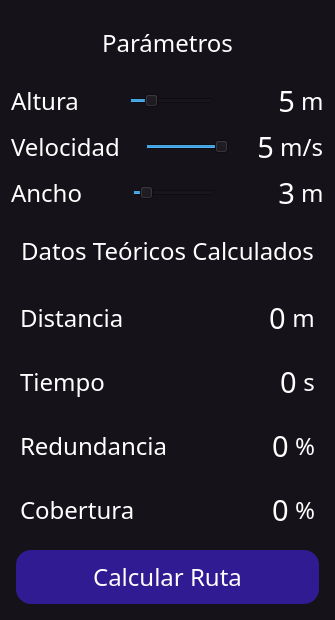
     <widget class="QFrame" name="frame_2">
      <property name="styleSheet">
       <string notr="true">background-color: #161219;
color: rgb(255, 255, 255);</string>
      </property>
      <property name="frameShape">
       <enum>QFrame::NoFrame</enum>
      </property>
      <property name="frameShadow">
       <enum>QFrame::Raised</enum>
      </property>
      <layout class="QVBoxLayout" name="verticalLayout">
       <item>
        <widget class="QLabel" name="labelParametros">
         <property name="sizePolicy">
          <sizepolicy hsizetype="Expanding" vsizetype="Expanding">
           <horstretch>0</horstretch>
           <verstretch>0</verstretch>
          </sizepolicy>
         </property>
         <property name="font">
          <font>
           <family>Uroob</family>
           <pointsize>18</pointsize>
           <weight>50</weight>
           <bold>false</bold>
          </font>
         </property>
         <property name="styleSheet">
          <string notr="true">color: white;
padding: 10px 5px;
margin: 5px 5px;
background: '#1a237e';
border: 1px solid '#c51162';
border-radius: 10px;</string>
         </property>
         <property name="frameShape">
          <enum>QFrame::NoFrame</enum>
         </property>
         <property name="text">
          <string>Parámetros</string>
         </property>
         <property name="alignment">
          <set>Qt::AlignCenter</set>
         </property>
         <property name="wordWrap">
          <bool>true</bool>
         </property>
        </widget>
       </item>
       <item>
        <widget class="QFrame" name="frame_19">
         <property name="layoutDirection">
          <enum>Qt::LeftToRight</enum>
         </property>
         <property name="styleSheet">
          <string notr="true"/>
         </property>
         <property name="frameShape">
          <enum>QFrame::NoFrame</enum>
         </property>
         <property name="frameShadow">
          <enum>QFrame::Raised</enum>
         </property>
         <layout class="QHBoxLayout" name="horizontalLayout_7">
          <property name="spacing">
           <number>0</number>
          </property>
          <property name="leftMargin">
           <number>0</number>
          </property>
          <property name="topMargin">
           <number>0</number>
          </property>
          <property name="rightMargin">
           <number>0</number>
          </property>
          <property name="bottomMargin">
           <number>0</number>
          </property>
          <item>
           <widget class="QLabel" name="labelAltura">
            <property name="sizePolicy">
             <sizepolicy hsizetype="Expanding" vsizetype="Expanding">
              <horstretch>0</horstretch>
              <verstretch>0</verstretch>
             </sizepolicy>
            </property>
            <property name="font">
             <font>
              <family>Uroob</family>
              <pointsize>18</pointsize>
              <weight>50</weight>
              <bold>false</bold>
              <kerning>true</kerning>
             </font>
            </property>
            <property name="text">
             <string>Altura        </string>
            </property>
            <property name="alignment">
             <set>Qt::AlignLeading|Qt::AlignLeft|Qt::AlignVCenter</set>
            </property>
           </widget>
          </item>
          <item>
           <widget class="QSlider" name="sliderAltura">
            <property name="sizePolicy">
             <sizepolicy hsizetype="Expanding" vsizetype="Expanding">
              <horstretch>0</horstretch>
              <verstretch>0</verstretch>
             </sizepolicy>
            </property>
            <property name="styleSheet">
             <string notr="true">color: rgb(252, 175, 62);</string>
            </property>
            <property name="minimum">
             <number>1</number>
            </property>
            <property name="maximum">
             <number>20</number>
            </property>
            <property name="value">
             <number>5</number>
            </property>
            <property name="orientation">
             <enum>Qt::Horizontal</enum>
            </property>
           </widget>
          </item>
          <item>
           <widget class="QLabel" name="AlturaParametro">
            <property name="sizePolicy">
             <sizepolicy hsizetype="Expanding" vsizetype="Expanding">
              <horstretch>0</horstretch>
              <verstretch>0</verstretch>
             </sizepolicy>
            </property>
            <property name="font">
             <font>
              <family>Uroob</family>
              <pointsize>22</pointsize>
             </font>
            </property>
            <property name="text">
             <string>5</string>
            </property>
            <property name="alignment">
             <set>Qt::AlignRight|Qt::AlignTrailing|Qt::AlignVCenter</set>
            </property>
           </widget>
          </item>
          <item>
           <widget class="QLabel" name="label_5">
            <property name="font">
             <font>
              <family>Uroob</family>
              <pointsize>18</pointsize>
             </font>
            </property>
            <property name="text">
             <string> m</string>
            </property>
           </widget>
          </item>
         </layout>
        </widget>
       </item>
       <item>
        <widget class="QFrame" name="frame_20">
         <property name="layoutDirection">
          <enum>Qt::LeftToRight</enum>
         </property>
         <property name="styleSheet">
          <string notr="true"/>
         </property>
         <property name="frameShape">
          <enum>QFrame::NoFrame</enum>
         </property>
         <property name="frameShadow">
          <enum>QFrame::Raised</enum>
         </property>
         <layout class="QHBoxLayout" name="horizontalLayout_2">
          <property name="spacing">
           <number>0</number>
          </property>
          <property name="leftMargin">
           <number>0</number>
          </property>
          <property name="topMargin">
           <number>0</number>
          </property>
          <property name="rightMargin">
           <number>0</number>
          </property>
          <property name="bottomMargin">
           <number>0</number>
          </property>
          <item>
           <widget class="QLabel" name="label_VelocidadDeseada">
            <property name="font">
             <font>
              <family>Uroob</family>
              <pointsize>18</pointsize>
             </font>
            </property>
            <property name="text">
             <string>Velocidad    </string>
            </property>
           </widget>
          </item>
          <item>
           <widget class="QSlider" name="sliderVelocidad">
            <property name="sizePolicy">
             <sizepolicy hsizetype="Expanding" vsizetype="Expanding">
              <horstretch>0</horstretch>
              <verstretch>0</verstretch>
             </sizepolicy>
            </property>
            <property name="font">
             <font>
              <family>Uroob</family>
             </font>
            </property>
            <property name="minimum">
             <number>10</number>
            </property>
            <property name="maximum">
             <number>50</number>
            </property>
            <property name="value">
             <number>50</number>
            </property>
            <property name="orientation">
             <enum>Qt::Horizontal</enum>
            </property>
           </widget>
          </item>
          <item>
           <widget class="QLabel" name="velocidadParametro">
            <property name="sizePolicy">
             <sizepolicy hsizetype="Expanding" vsizetype="Expanding">
              <horstretch>0</horstretch>
              <verstretch>0</verstretch>
             </sizepolicy>
            </property>
            <property name="font">
             <font>
              <family>Uroob</family>
              <pointsize>22</pointsize>
             </font>
            </property>
            <property name="layoutDirection">
             <enum>Qt::RightToLeft</enum>
            </property>
            <property name="text">
             <string>5</string>
            </property>
            <property name="alignment">
             <set>Qt::AlignRight|Qt::AlignTrailing|Qt::AlignVCenter</set>
            </property>
            <property name="wordWrap">
             <bool>true</bool>
            </property>
           </widget>
          </item>
          <item>
           <widget class="QLabel" name="label_6">
            <property name="font">
             <font>
              <family>Uroob</family>
              <pointsize>18</pointsize>
             </font>
            </property>
            <property name="text">
             <string> m/s</string>
            </property>
           </widget>
          </item>
         </layout>
        </widget>
       </item>
       <item>
        <widget class="QFrame" name="frame_8">
         <property name="styleSheet">
          <string notr="true"/>
         </property>
         <property name="frameShape">
          <enum>QFrame::NoFrame</enum>
         </property>
         <property name="frameShadow">
          <enum>QFrame::Raised</enum>
         </property>
         <layout class="QHBoxLayout" name="horizontalLayout_16">
          <property name="spacing">
           <number>0</number>
          </property>
          <property name="leftMargin">
           <number>0</number>
          </property>
          <property name="topMargin">
           <number>0</number>
          </property>
          <property name="rightMargin">
           <number>0</number>
          </property>
          <property name="bottomMargin">
           <number>0</number>
          </property>
          <item>
           <widget class="QLabel" name="lbAnchoLineas">
            <property name="sizePolicy">
             <sizepolicy hsizetype="Expanding" vsizetype="Expanding">
              <horstretch>0</horstretch>
              <verstretch>0</verstretch>
             </sizepolicy>
            </property>
            <property name="font">
             <font>
              <family>Uroob</family>
              <pointsize>18</pointsize>
             </font>
            </property>
            <property name="text">
             <string>Ancho        </string>
            </property>
            <property name="alignment">
             <set>Qt::AlignLeading|Qt::AlignLeft|Qt::AlignVCenter</set>
            </property>
            <property name="wordWrap">
             <bool>true</bool>
            </property>
           </widget>
          </item>
          <item>
           <widget class="QSlider" name="sliderAnchoLineas">
            <property name="sizePolicy">
             <sizepolicy hsizetype="Expanding" vsizetype="Expanding">
              <horstretch>0</horstretch>
              <verstretch>0</verstretch>
             </sizepolicy>
            </property>
            <property name="minimum">
             <number>1</number>
            </property>
            <property name="maximum">
             <number>20</number>
            </property>
            <property name="value">
             <number>3</number>
            </property>
            <property name="orientation">
             <enum>Qt::Horizontal</enum>
            </property>
           </widget>
          </item>
          <item>
           <widget class="QLabel" name="anchoLineasParametro">
            <property name="sizePolicy">
             <sizepolicy hsizetype="Expanding" vsizetype="Expanding">
              <horstretch>0</horstretch>
              <verstretch>0</verstretch>
             </sizepolicy>
            </property>
            <property name="font">
             <font>
              <family>Uroob</family>
              <pointsize>22</pointsize>
             </font>
            </property>
            <property name="text">
             <string>       3</string>
            </property>
            <property name="alignment">
             <set>Qt::AlignRight|Qt::AlignTrailing|Qt::AlignVCenter</set>
            </property>
           </widget>
          </item>
          <item>
           <widget class="QLabel" name="label_8">
            <property name="font">
             <font>
              <family>Uroob</family>
              <pointsize>18</pointsize>
             </font>
            </property>
            <property name="text">
             <string> m</string>
            </property>
           </widget>
          </item>
         </layout>
        </widget>
       </item>
       <item>
        <widget class="QLabel" name="labelDatosCalculados">
         <property name="font">
          <font>
           <family>Uroob</family>
           <pointsize>18</pointsize>
           <weight>50</weight>
           <bold>false</bold>
          </font>
         </property>
         <property name="styleSheet">
          <string notr="true">color: white;
padding: 10px 5px;
margin: 5px 5px;
background: '#1a237e';
border: 1px solid '#c51162';
border-radius: 10px;</string>
         </property>
         <property name="text">
          <string>Datos Teóricos Calculados</string>
         </property>
         <property name="alignment">
          <set>Qt::AlignCenter</set>
         </property>
        </widget>
       </item>
       <item>
        <widget class="QFrame" name="frame_21">
         <property name="styleSheet">
          <string notr="true"/>
         </property>
         <property name="frameShape">
          <enum>QFrame::NoFrame</enum>
         </property>
         <property name="frameShadow">
          <enum>QFrame::Raised</enum>
         </property>
         <layout class="QHBoxLayout" name="horizontalLayout_8">
          <item>
           <widget class="QLabel" name="lbDistancia">
            <property name="sizePolicy">
             <sizepolicy hsizetype="Expanding" vsizetype="Expanding">
              <horstretch>0</horstretch>
              <verstretch>0</verstretch>
             </sizepolicy>
            </property>
            <property name="font">
             <font>
              <family>Uroob</family>
              <pointsize>18</pointsize>
             </font>
            </property>
            <property name="text">
             <string>Distancia</string>
            </property>
           </widget>
          </item>
          <item>
           <widget class="QLabel" name="distanciaTeorica">
            <property name="font">
             <font>
              <family>Uroob</family>
              <pointsize>22</pointsize>
             </font>
            </property>
            <property name="text">
             <string>0</string>
            </property>
           </widget>
          </item>
          <item>
           <widget class="QLabel" name="label_7">
            <property name="font">
             <font>
              <family>Uroob</family>
              <pointsize>18</pointsize>
             </font>
            </property>
            <property name="text">
             <string>m</string>
            </property>
            <property name="alignment">
             <set>Qt::AlignCenter</set>
            </property>
           </widget>
          </item>
         </layout>
        </widget>
       </item>
       <item>
        <widget class="QFrame" name="frame_23">
         <property name="styleSheet">
          <string notr="true"/>
         </property>
         <property name="frameShape">
          <enum>QFrame::NoFrame</enum>
         </property>
         <property name="frameShadow">
          <enum>QFrame::Raised</enum>
         </property>
         <layout class="QHBoxLayout" name="horizontalLayout_10">
          <item>
           <widget class="QLabel" name="lbTiempo">
            <property name="sizePolicy">
             <sizepolicy hsizetype="Expanding" vsizetype="Expanding">
              <horstretch>0</horstretch>
              <verstretch>0</verstretch>
             </sizepolicy>
            </property>
            <property name="font">
             <font>
              <family>Uroob</family>
              <pointsize>18</pointsize>
             </font>
            </property>
            <property name="text">
             <string>Tiempo                 </string>
            </property>
           </widget>
          </item>
          <item>
           <widget class="QLabel" name="tiempoTeorico">
            <property name="font">
             <font>
              <family>Uroob</family>
              <pointsize>22</pointsize>
             </font>
            </property>
            <property name="text">
             <string>0</string>
            </property>
           </widget>
          </item>
          <item>
           <widget class="QLabel" name="labelTiempoTeorico">
            <property name="font">
             <font>
              <family>Uroob</family>
              <pointsize>18</pointsize>
             </font>
            </property>
            <property name="text">
             <string>s</string>
            </property>
            <property name="alignment">
             <set>Qt::AlignCenter</set>
            </property>
           </widget>
          </item>
         </layout>
        </widget>
       </item>
       <item>
        <widget class="QFrame" name="frame_22">
         <property name="font">
          <font>
           <pointsize>18</pointsize>
          </font>
         </property>
         <property name="styleSheet">
          <string notr="true"/>
         </property>
         <property name="frameShape">
          <enum>QFrame::NoFrame</enum>
         </property>
         <property name="frameShadow">
          <enum>QFrame::Raised</enum>
         </property>
         <layout class="QHBoxLayout" name="horizontalLayout_9">
          <item>
           <widget class="QLabel" name="lbRedundancia">
            <property name="sizePolicy">
             <sizepolicy hsizetype="Expanding" vsizetype="Expanding">
              <horstretch>0</horstretch>
              <verstretch>0</verstretch>
             </sizepolicy>
            </property>
            <property name="font">
             <font>
              <family>Uroob</family>
              <pointsize>18</pointsize>
             </font>
            </property>
            <property name="text">
             <string>Redundancia           </string>
            </property>
           </widget>
          </item>
          <item>
           <widget class="QLabel" name="redundancia">
            <property name="font">
             <font>
              <family>Uroob</family>
              <pointsize>22</pointsize>
             </font>
            </property>
            <property name="text">
             <string>0</string>
            </property>
           </widget>
          </item>
          <item>
           <widget class="QLabel" name="lbRedundancy">
            <property name="font">
             <font>
              <family>Uroob</family>
              <pointsize>18</pointsize>
             </font>
            </property>
            <property name="text">
             <string>%</string>
            </property>
            <property name="alignment">
             <set>Qt::AlignCenter</set>
            </property>
           </widget>
          </item>
         </layout>
        </widget>
       </item>
       <item>
        <widget class="QFrame" name="frame_3">
         <property name="styleSheet">
          <string notr="true"/>
         </property>
         <property name="frameShape">
          <enum>QFrame::NoFrame</enum>
         </property>
         <property name="frameShadow">
          <enum>QFrame::Raised</enum>
         </property>
         <layout class="QHBoxLayout" name="horizontalLayout_6">
          <item>
           <widget class="QLabel" name="lbPorcentajeCobertura">
            <property name="sizePolicy">
             <sizepolicy hsizetype="Expanding" vsizetype="Expanding">
              <horstretch>0</horstretch>
              <verstretch>0</verstretch>
             </sizepolicy>
            </property>
            <property name="font">
             <font>
              <family>Uroob</family>
              <pointsize>18</pointsize>
             </font>
            </property>
            <property name="text">
             <string>Cobertura              </string>
            </property>
           </widget>
          </item>
          <item>
           <widget class="QLabel" name="cobertura">
            <property name="font">
             <font>
              <family>Uroob</family>
              <pointsize>22</pointsize>
             </font>
            </property>
            <property name="text">
             <string>0</string>
            </property>
           </widget>
          </item>
          <item>
           <widget class="QLabel" name="labelPercentage">
            <property name="font">
             <font>
              <family>Uroob</family>
              <pointsize>18</pointsize>
             </font>
            </property>
            <property name="text">
             <string>%</string>
            </property>
            <property name="alignment">
             <set>Qt::AlignCenter</set>
            </property>
           </widget>
          </item>
         </layout>
        </widget>
       </item>
       <item>
        <widget class="QPushButton" name="btn_CalcularRuta">
         <property name="font">
          <font>
           <family>Uroob</family>
           <pointsize>18</pointsize>
           <weight>50</weight>
           <bold>false</bold>
          </font>
         </property>
         <property name="layoutDirection">
          <enum>Qt::LeftToRight</enum>
         </property>
         <property name="styleSheet">
          <string notr="true">*{background-color: #311B92 ;
border-color:  1px solid '#BC006C';
border-radius: 15px ;
color: white;
padding: 10px 0px;
margin: 5px 5px;}
*:hover{background: '#BC006C' ;}
</string>
         </property>
         <property name="text">
          <string>Calcular Ruta</string>
         </property>
        </widget>
       </item>
      </layout>
     </widget>
